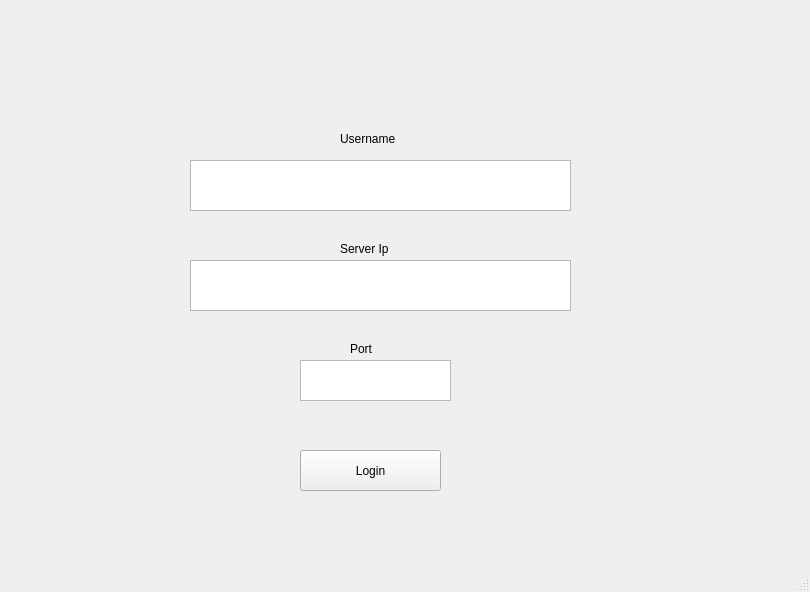
<?xml version="1.0" encoding="UTF-8"?>
<ui version="4.0">
 <class>MainWindow</class>
 <widget class="QMainWindow" name="MainWindow">
  <property name="geometry">
   <rect>
    <x>0</x>
    <y>0</y>
    <width>810</width>
    <height>592</height>
   </rect>
  </property>
  <property name="windowTitle">
   <string>MainWindow</string>
  </property>
  <widget class="QWidget" name="centralwidget">
   <widget class="QStackedWidget" name="stackedWidget">
    <property name="geometry">
     <rect>
      <x>0</x>
      <y>0</y>
      <width>771</width>
      <height>571</height>
     </rect>
    </property>
    <widget class="QWidget" name="loginPage">
     <widget class="QTextEdit" name="UsernameTextBox">
      <property name="geometry">
       <rect>
        <x>190</x>
        <y>160</y>
        <width>381</width>
        <height>51</height>
       </rect>
      </property>
     </widget>
     <widget class="QTextEdit" name="ServerIpTextBox">
      <property name="geometry">
       <rect>
        <x>190</x>
        <y>260</y>
        <width>381</width>
        <height>51</height>
       </rect>
      </property>
     </widget>
     <widget class="QTextEdit" name="PortTextBox">
      <property name="geometry">
       <rect>
        <x>300</x>
        <y>360</y>
        <width>151</width>
        <height>41</height>
       </rect>
      </property>
     </widget>
     <widget class="QLabel" name="label">
      <property name="geometry">
       <rect>
        <x>340</x>
        <y>130</y>
        <width>71</width>
        <height>17</height>
       </rect>
      </property>
      <property name="text">
       <string>Username</string>
      </property>
     </widget>
     <widget class="QLabel" name="label_2">
      <property name="geometry">
       <rect>
        <x>340</x>
        <y>240</y>
        <width>71</width>
        <height>17</height>
       </rect>
      </property>
      <property name="text">
       <string>Server Ip</string>
      </property>
     </widget>
     <widget class="QLabel" name="label_3">
      <property name="geometry">
       <rect>
        <x>350</x>
        <y>340</y>
        <width>41</width>
        <height>17</height>
       </rect>
      </property>
      <property name="text">
       <string>Port</string>
      </property>
     </widget>
     <widget class="QPushButton" name="LoginButton">
      <property name="geometry">
       <rect>
        <x>300</x>
        <y>450</y>
        <width>141</width>
        <height>41</height>
       </rect>
      </property>
      <property name="text">
       <string>Login</string>
      </property>
     </widget>
    </widget>
    <widget class="QWidget" name="chatPage">
     <widget class="QWidget" name="verticalLayoutWidget">
      <property name="geometry">
       <rect>
        <x>10</x>
        <y>50</y>
        <width>161</width>
        <height>491</height>
       </rect>
      </property>
      <layout class="QVBoxLayout" name="ChatSelectLayout" stretch="">
       <property name="sizeConstraint">
        <enum>QLayout::SetDefaultConstraint</enum>
       </property>
      </layout>
     </widget>
     <widget class="QPushButton" name="refreshButton">
      <property name="geometry">
       <rect>
        <x>10</x>
        <y>20</y>
        <width>89</width>
        <height>25</height>
       </rect>
      </property>
      <property name="text">
       <string>Refresh</string>
      </property>
     </widget>
    </widget>
   </widget>
  </widget>
  <widget class="QMenuBar" name="menubar">
   <property name="geometry">
    <rect>
     <x>0</x>
     <y>0</y>
     <width>810</width>
     <height>22</height>
    </rect>
   </property>
  </widget>
  <widget class="QStatusBar" name="statusbar"/>
 </widget>
 <resources/>
 <connections>
  <connection>
   <sender>LoginButton</sender>
   <signal>clicked()</signal>
   <receiver>MainWindow</receiver>
   <slot>LoginButtonClick()</slot>
   <hints>
    <hint type="sourcelabel">
     <x>385</x>
     <y>496</y>
    </hint>
    <hint type="destinationlabel">
     <x>806</x>
     <y>498</y>
    </hint>
   </hints>
  </connection>
  <connection>
   <sender>refreshButton</sender>
   <signal>clicked()</signal>
   <receiver>MainWindow</receiver>
   <slot>RefreshButton()</slot>
   <hints>
    <hint type="sourcelabel">
     <x>78</x>
     <y>56</y>
    </hint>
    <hint type="destinationlabel">
     <x>794</x>
     <y>96</y>
    </hint>
   </hints>
  </connection>
 </connections>
 <slots>
  <slot>LoginButtonClick()</slot>
  <slot>RefreshButton()</slot>
 </slots>
</ui>
